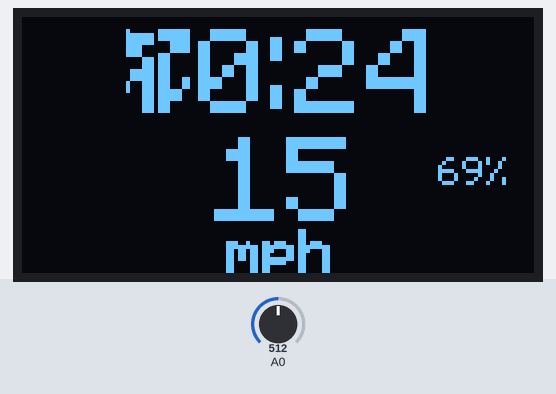
Simulated run of this sketch. Board: Arduino Uno, built with avr-gcc and run on an emulated ATmega328P. On the bench: 128×64 one-colour display. The test bench sets the inputs (shaded band); at power-on: A0 = 512. The local clock reads 2024-03-15 10:24:30 at power-on unless the sketch sets it.

Above: at 1.2 s.
1.3 s: A0 set to 716
At 2.5 s:
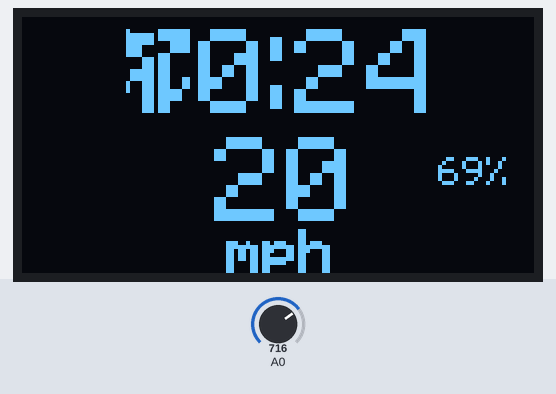
2.8 s: A0 set to 900
At 4.0 s:
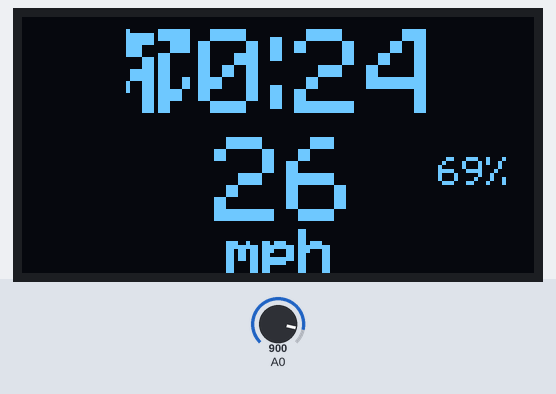
4.3 s: A0 set to 1023
At 5.3 s:
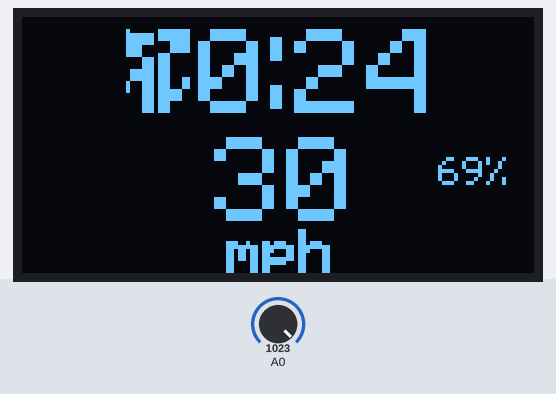
5.8 s: A0 set to 511
At 6.8 s:
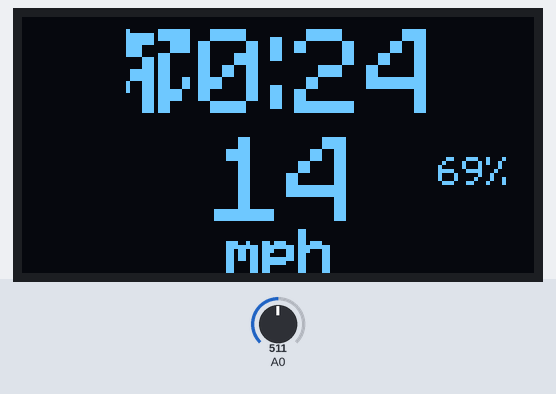
7.4 s: A0 set to 306
At 8.8 s:
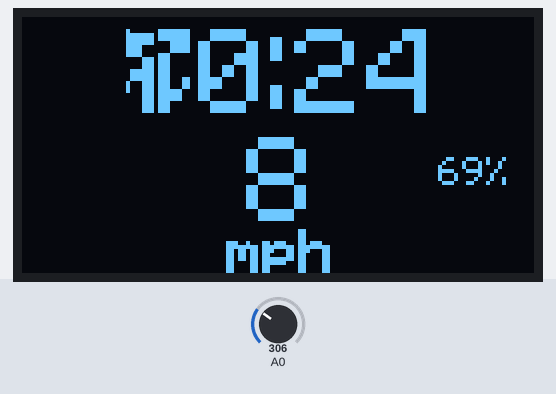
Timing chart, 0 to 10.4 s (numbered marks = the images above; inputs shaded):
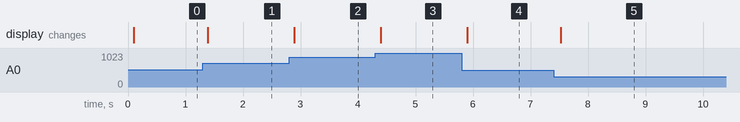

Measured:
- after the input at 1.3 s, the display: changes after 0.08 s (image 1)
- after the input at 2.8 s, the display: changes after 0.10 s (image 2)
- after the input at 4.3 s, the display: changes after 0.09 s (image 3)
- after the input at 5.8 s, the display: changes after 0.10 s (image 4)
- after the input at 7.4 s, the display: changes after 0.12 s (image 5)

The sketch:

u8g_speed.ino
```cpp
#include <Arduino.h>
#include <SPI.h>
#include <Wire.h>
#include <U8g2lib.h>
#include <RTClib.h>

// Pins used for display
#define OLED_MOSI   9 // Pin 4 of display
#define OLED_CLK   10 // Pin 3 of display
#define OLED_DC    11 // Pin 6 of display
#define OLED_CS    12 // Pin 7 of display
#define OLED_RESET 13 // Pin 5 of display

// U8G2_SSD1309_128X64_NONAME0_1_4W_SW_SPI u8g2(U8G2_R0, OLED_CLK, OLED_MOSI, OLED_CS, OLED_DC, OLED_RESET);
U8G2_SSD1306_128X64_NONAME_1_HW_I2C u8g2(U8G2_R0);

RTC_DS1307 rtc;

// '0', 16x21px
const unsigned char bitmap_big_0 [] PROGMEM = {
  0xf8, 0x0f, 0xf8, 0x0f, 0xf8, 0x0f, 0x07, 0x70, 0x07, 0x70, 0x07, 0x70, 0x07, 0x7e, 0x07, 0x7e,
  0x07, 0x7e, 0xc7, 0x71, 0xc7, 0x71, 0xc7, 0x71, 0x3f, 0x70, 0x3f, 0x70, 0x3f, 0x70, 0x07, 0x70,
  0x07, 0x70, 0x07, 0x70, 0xf8, 0x0f, 0xf8, 0x0f, 0xf8, 0x0f
};
// '1', 16x21px
const unsigned char bitmap_big_1 [] PROGMEM = {
  0xc0, 0x01, 0xc0, 0x01, 0xc0, 0x01, 0xf8, 0x01, 0xf8, 0x01, 0xf8, 0x01, 0xc0, 0x01, 0xc0, 0x01,
  0xc0, 0x01, 0xc0, 0x01, 0xc0, 0x01, 0xc0, 0x01, 0xc0, 0x01, 0xc0, 0x01, 0xc0, 0x01, 0xc0, 0x01,
  0xc0, 0x01, 0xc0, 0x01, 0xff, 0x7f, 0xff, 0x7f, 0xff, 0x7f
};
// '2', 16x21px
const unsigned char bitmap_big_2 [] PROGMEM = {
  0xf8, 0x0f, 0xf8, 0x0f, 0xf8, 0x0f, 0x07, 0x70, 0x07, 0x70, 0x07, 0x70, 0x00, 0x70, 0x00, 0x70,
  0x00, 0x70, 0xc0, 0x0f, 0xc0, 0x0f, 0xc0, 0x0f, 0x38, 0x00, 0x38, 0x00, 0x38, 0x00, 0x07, 0x00,
  0x07, 0x00, 0x07, 0x00, 0xff, 0x7f, 0xff, 0x7f, 0xff, 0x7f
};
// '3', 16x21px
const unsigned char bitmap_big_3 [] PROGMEM = {
  0xf8, 0x0f, 0xf8, 0x0f, 0xf8, 0x0f, 0x07, 0x70, 0x07, 0x70, 0x07, 0x70, 0x00, 0x70, 0x00, 0x70,
  0x00, 0x70, 0xc0, 0x0f, 0xc0, 0x0f, 0xc0, 0x0f, 0x00, 0x70, 0x00, 0x70, 0x00, 0x70, 0x07, 0x70,
  0x07, 0x70, 0x07, 0x70, 0xf8, 0x0f, 0xf8, 0x0f, 0xf8, 0x0f
};
// '4', 16x21px
const unsigned char bitmap_big_4 [] PROGMEM = {
  0x00, 0x7e, 0x00, 0x7e, 0x00, 0x7e, 0xc0, 0x71, 0xc0, 0x71, 0xc0, 0x71, 0x38, 0x70, 0x38, 0x70,
  0x38, 0x70, 0x07, 0x70, 0x07, 0x70, 0x07, 0x70, 0xff, 0x7f, 0xff, 0x7f, 0xff, 0x7f, 0x00, 0x70,
  0x00, 0x70, 0x00, 0x70, 0x00, 0x70, 0x00, 0x70, 0x00, 0x70
};
// '5', 16x21px
const unsigned char bitmap_big_5 [] PROGMEM = {
  0xff, 0x7f, 0xff, 0x7f, 0xff, 0x7f, 0x07, 0x00, 0x07, 0x00, 0x07, 0x00, 0xff, 0x0f, 0xff, 0x0f,
  0xff, 0x0f, 0x00, 0x70, 0x00, 0x70, 0x00, 0x70, 0x00, 0x70, 0x00, 0x70, 0x00, 0x70, 0x07, 0x70,
  0x07, 0x70, 0x07, 0x70, 0xf8, 0x0f, 0xf8, 0x0f, 0xf8, 0x0f
};
// '6', 16x21px
const unsigned char bitmap_big_6 [] PROGMEM = {
  0xc0, 0x0f, 0xc0, 0x0f, 0xc0, 0x0f, 0x38, 0x00, 0x38, 0x00, 0x38, 0x00, 0x07, 0x00, 0x07, 0x00,
  0x07, 0x00, 0xff, 0x0f, 0xff, 0x0f, 0xff, 0x0f, 0x07, 0x70, 0x07, 0x70, 0x07, 0x70, 0x07, 0x70,
  0x07, 0x70, 0x07, 0x70, 0xf8, 0x0f, 0xf8, 0x0f, 0xf8, 0x0f
};
// '7', 16x21px
const unsigned char bitmap_big_7 [] PROGMEM = {
  0xff, 0x7f, 0xff, 0x7f, 0xff, 0x7f, 0x07, 0x70, 0x07, 0x70, 0x07, 0x70, 0x00, 0x70, 0x00, 0x70,
  0x00, 0x70, 0x00, 0x0e, 0x00, 0x0e, 0x00, 0x0e, 0xc0, 0x01, 0xc0, 0x01, 0xc0, 0x01, 0xc0, 0x01,
  0xc0, 0x01, 0xc0, 0x01, 0xc0, 0x01, 0xc0, 0x01, 0xc0, 0x01
};
// '8', 16x21px
const unsigned char bitmap_big_8 [] PROGMEM = {
  0xf8, 0x0f, 0xf8, 0x0f, 0xf8, 0x0f, 0x07, 0x70, 0x07, 0x70, 0x07, 0x70, 0x07, 0x70, 0x07, 0x70,
  0x07, 0x70, 0xf8, 0x0f, 0xf8, 0x0f, 0xf8, 0x0f, 0x07, 0x70, 0x07, 0x70, 0x07, 0x70, 0x07, 0x70,
  0x07, 0x70, 0x07, 0x70, 0xf8, 0x0f, 0xf8, 0x0f, 0xf8, 0x0f
};
// '9', 16x21px
const unsigned char bitmap_big_9 [] PROGMEM = {
  0xf8, 0x0f, 0xf8, 0x0f, 0xf8, 0x0f, 0x07, 0x70, 0x07, 0x70, 0x07, 0x70, 0x07, 0x70, 0x07, 0x70,
  0x07, 0x70, 0xf8, 0x7f, 0xf8, 0x7f, 0xf8, 0x7f, 0x00, 0x70, 0x00, 0x70, 0x00, 0x70, 0x00, 0x0e,
  0x00, 0x0e, 0x00, 0x0e, 0xf8, 0x01, 0xf8, 0x01, 0xf8, 0x01
};

// 'small_0', 6x7px
const unsigned char bitmap_small_0 [] PROGMEM = {
  0x0e, 0x11, 0x19, 0x15, 0x13, 0x11, 0x0e
};
// 'small_1', 6x7px
const unsigned char bitmap_small_1 [] PROGMEM = {
  0x04, 0x06, 0x04, 0x04, 0x04, 0x04, 0x1f
};
// 'small_2', 6x7px
const unsigned char bitmap_small_2 [] PROGMEM = {
  0x0e, 0x11, 0x10, 0x0c, 0x02, 0x01, 0x1f
};
// 'small_3', 6x7px
const unsigned char bitmap_small_3 [] PROGMEM = {
  0x0e, 0x11, 0x10, 0x0c, 0x10, 0x11, 0x0e
};
// 'small_4', 6x7px
const unsigned char bitmap_small_4 [] PROGMEM = {
  0x18, 0x14, 0x12, 0x11, 0x1f, 0x10, 0x10
};
// 'small_5', 6x7px
const unsigned char bitmap_small_5 [] PROGMEM = {
  0x1f, 0x01, 0x0f, 0x10, 0x10, 0x11, 0x0e
};
// 'small_6', 6x7px
const unsigned char bitmap_small_6 [] PROGMEM = {
  0x0c, 0x02, 0x01, 0x0f, 0x11, 0x11, 0x0e
};
// 'small_7', 6x7px
const unsigned char bitmap_small_7 [] PROGMEM = {
  0x1f, 0x11, 0x10, 0x08, 0x04, 0x04, 0x04
};
// 'small_8', 6x7px
const unsigned char bitmap_small_8 [] PROGMEM = {
  0x0e, 0x11, 0x11, 0x0e, 0x11, 0x11, 0x0e
};
// 'small_9', 6x7px
const unsigned char bitmap_small_9 [] PROGMEM = {
  0x0e, 0x11, 0x11, 0x1e, 0x10, 0x08, 0x06
};

// Array of all bitmaps for convenience. (Total bytes used to store images in PROGMEM = 320)
const int bitmap_allArray_LEN = 10;
const unsigned char* bitmap_allArray[10] = {
  bitmap_small_0,
  bitmap_small_1,
  bitmap_small_2,
  bitmap_small_3,
  bitmap_small_4,
  bitmap_small_5,
  bitmap_small_6,
  bitmap_small_7,
  bitmap_small_8,
  bitmap_small_9
};


// 'mph', 32x12px
const unsigned char bitmap_mph [] PROGMEM = {
  0x00, 0x00, 0x60, 0x00, 0x00, 0x00, 0x60, 0x00, 0x00, 0x00, 0x60, 0x00, 0x38, 0xb1, 0x63, 0x07,
  0xf8, 0xf7, 0xef, 0x1f, 0xd8, 0x76, 0xec, 0x18, 0xd8, 0x36, 0x6c, 0x18, 0xd8, 0xf6, 0x6f, 0x18,
  0x18, 0xf6, 0x63, 0x18, 0x18, 0x36, 0x60, 0x18, 0x18, 0x36, 0x60, 0x18, 0x00, 0x30, 0x00, 0x00
};

// 'time_colon', 4x18px
const unsigned char bitmap_colon [] PROGMEM = {
  0x07, 0x07, 0x07, 0x07, 0x07, 0x07, 0x00, 0x00, 0x00, 0x00, 0x00, 0x00, 0x07, 0x07, 0x07, 0x07,
  0x07, 0x07
};

// 'percentage', 6x7px
const unsigned char bitmap_percentage [] PROGMEM = {
  0x11, 0x09, 0x08, 0x04, 0x02, 0x12, 0x11
};

// (Total bytes used to store images in PROGMEM = 640)
const int big_numbers_LEN = 10;
const unsigned char* big_numbers[10] = {
  bitmap_big_0,
  bitmap_big_1,
  bitmap_big_2,
  bitmap_big_3,
  bitmap_big_4,
  bitmap_big_5,
  bitmap_big_6,
  bitmap_big_7,
  bitmap_big_8,
  bitmap_big_9
};

// (Total bytes used to store images in PROGMEM = 320)
const int small_numbers_LEN = 10;
const unsigned char* small_numbers[10] = {
  bitmap_small_0,
  bitmap_small_1,
  bitmap_small_2,
  bitmap_small_3,
  bitmap_small_4,
  bitmap_small_5,
  bitmap_small_6,
  bitmap_small_7,
  bitmap_small_8,
  bitmap_small_9
};

int speed;
DateTime now;
int battery_percentage;

void setup() {
  u8g2.begin();
  u8g2.setDrawColor(1);
  u8g2.setBitmapMode(1);

  rtc.begin();

  pinMode(A0, INPUT);
}

void loop() {

  now = rtc.now();
  speed = map(analogRead(A0), 0, 1023, 0, 300) / 10;
  battery_percentage = 69;

  u8g2.firstPage();
  do {
    // Update dynamic components of the screen
    updateSpeed(speed);
    updateTime(now);
    updateBattery(battery_percentage);

    // Draw the "permanent" objects on screen
    u8g2.drawXBMP(48,53,32,12,bitmap_mph);
    u8g2.drawXBMP(62,5,4,18,bitmap_colon);
    u8g2.drawXBMP(116,35,6,7,bitmap_percentage);
  } while (u8g2.nextPage());
}

void updateSpeed(int s) {
  char speed_string[4];
  itoa(s, speed_string, 10);
  int speed_string_length = strlen(speed_string);

  for (int i=0; i < speed_string_length; i++) {
    u8g2.drawXBMP((64 - speed_string_length*8) + 18*i, 30, 16, 21, big_numbers[speed_string[i] - 48]);
  }
}

void updateTime(DateTime t) {
  char hour_string[2];
  char minute_string[2];

  // itoa(t.hour(), hour_string, 10);
  sprintf(hour_string, "%02d", t.hour());
  // itoa(t.minute(), minute_string, 10);
  sprintf(minute_string, "%02d", t.minute());

  for (int i=0; i <= 1; i++) {
    u8g2.drawXBMP( 26 + 18*i, 3, 16, 21, big_numbers[hour_string[i] - 48]);
    u8g2.drawXBMP( 68 + 18*i, 3, 16, 21, big_numbers[minute_string[i] - 48]);
  }
}

void updateBattery(int b) {
  char bat_string[3];
  itoa(b, bat_string, 10);
  int bat_str_len = strlen(bat_string);


  // u8g2.drawXBMP(98,35,6,7,small_numbers[bat_string[0] - 48]);
  // u8g2.drawXBMP(104,35,6,7,small_numbers[bat_string[1] - 48]);
  // u8g2.drawXBMP(110,35,6,7,small_numbers[bat_string[2] - 48]);

  for (int i=0; i<bat_str_len; i++) {
    u8g2.drawXBMP((116 - bat_str_len*6) + 6*i, 35, 6, 7, small_numbers[bat_string[i] - 48]);
  }
}
```
